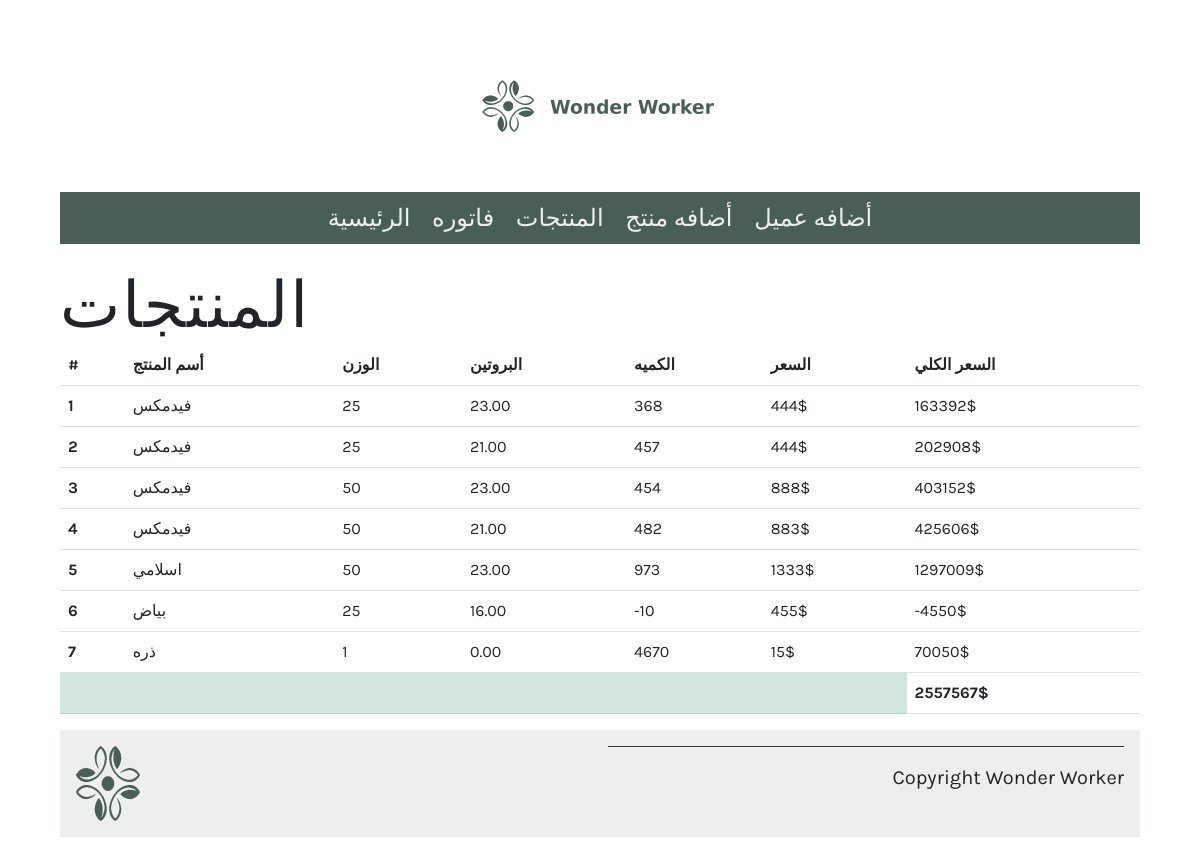
Before: /products/ with the older database file.
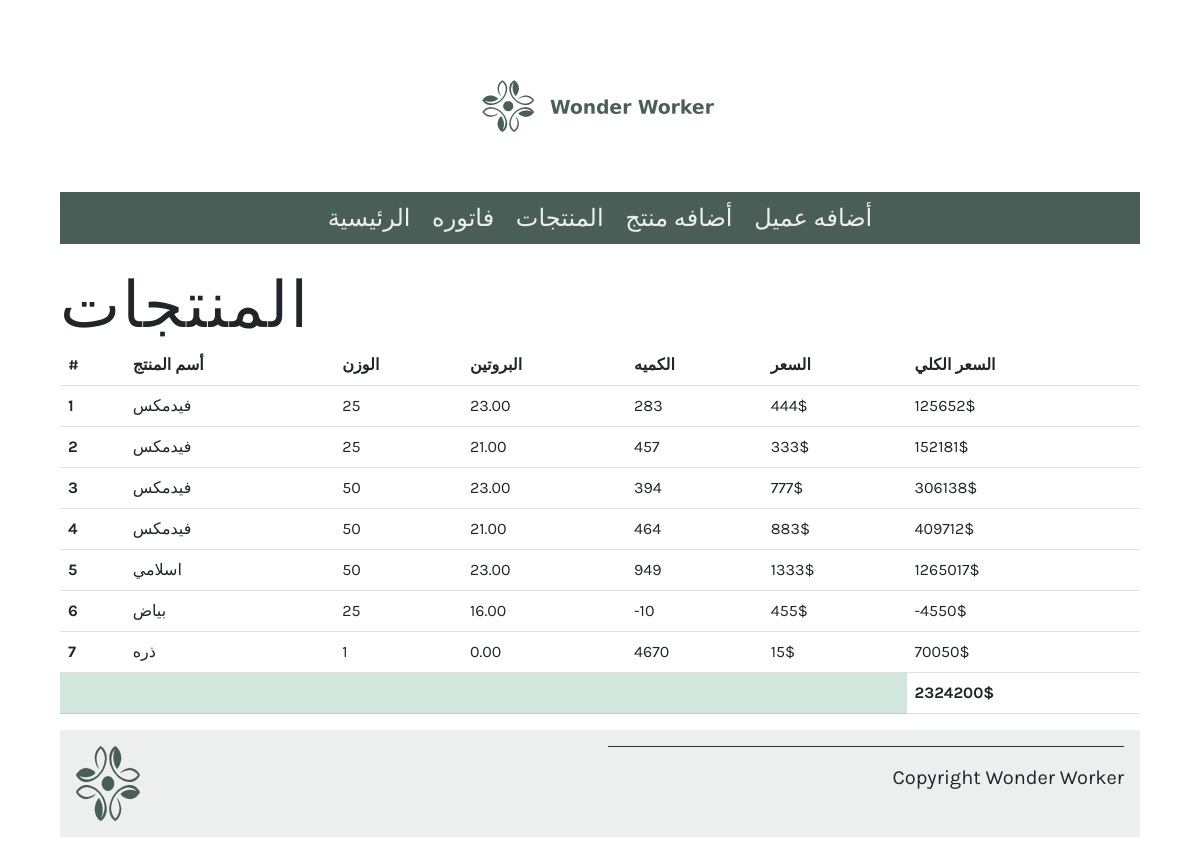
After: the same page with the newer database file.
### bill_app/models.py (models this page shows, shortened)
class Product(models.Model):
   id=models.AutoField(primary_key=True)
   name = models.CharField(max_length=200)
   protien=models.DecimalField(max_length=1,null=True,decimal_places=2,max_digits=5)
   weight=models.CharField(max_length=5 )
   price = models.IntegerField(null=False)
   quantity = models.IntegerField(default=1)
   def get_total_item_price(self):
      return self.quantity * self.price

### bill_app/views.py (the view)
# urls.py: path('products/',views.products,name='products'),
def products(request):
    products_items=Product.objects.all()
    total=0
    for i in products_items:
        if i is None:
            return total
        else:
            total+=i.get_total_item_price()
    products_dect={'product':products_items,'total':total}
    return render(request, 'products.html',products_dect)

### bill_app/templates/products.html
{% extends 'base.html' %}
{% load static %}
{% block content %}
<h1>المنتجات</h1>
<table class="table ">
    <thead>
    <tr>
        <th scope="col ">#</th>
        <th scope="col"> أسم المنتج</th>
        <th scope="col"> الوزن </th>
        <th scope="col">البروتين</th>
        <th scope="col">الكميه</th>
        <th scope="col">السعر</th>
        <th scope="col">السعر الكلي</th>
    </tr>
    </thead>
    <tbody>
    {% for items in product %}
    <tr>
        <th scope="row">{{ forloop.counter }}</th>
        <td>{{ items.name }}</td>
        <td>{{ items.weight }}</td>
        <td>{{ items.protien }}</td>
        <td>{{ items.quantity }}</td>
        <td>{{ items.price}}$</td>
        <td>{{ items.get_total_item_price}}$</td>
    </tr>
    {% endfor %}
    <tr>
        <td colspan="6" class="table-success"></td><td><b>{{total}}$</b></td>
    </tr>
    </tbody>
</table>
{% endblock %}

Changed rows visible on the page:
changed Product (number 1 of 7 on the later page): quantity "368" → "283"; get_total_item_price "163392" → "125652"
changed Product (number 2 of 7 on the later page): price "444" → "333"; get_total_item_price "202908" → "152181"
changed Product (number 3 of 7 on the later page): quantity "454" → "394"; price "888" → "777"; get_total_item_price "403152" → "306138"
changed Product (number 4 of 7 on the later page): quantity "482" → "464"; get_total_item_price "425606" → "409712"
changed Product "اسلامي": quantity "973" → "949"; get_total_item_price "1297009" → "1265017"
Other visible differences:
{{ total }}: "2557567" → "2324200"
